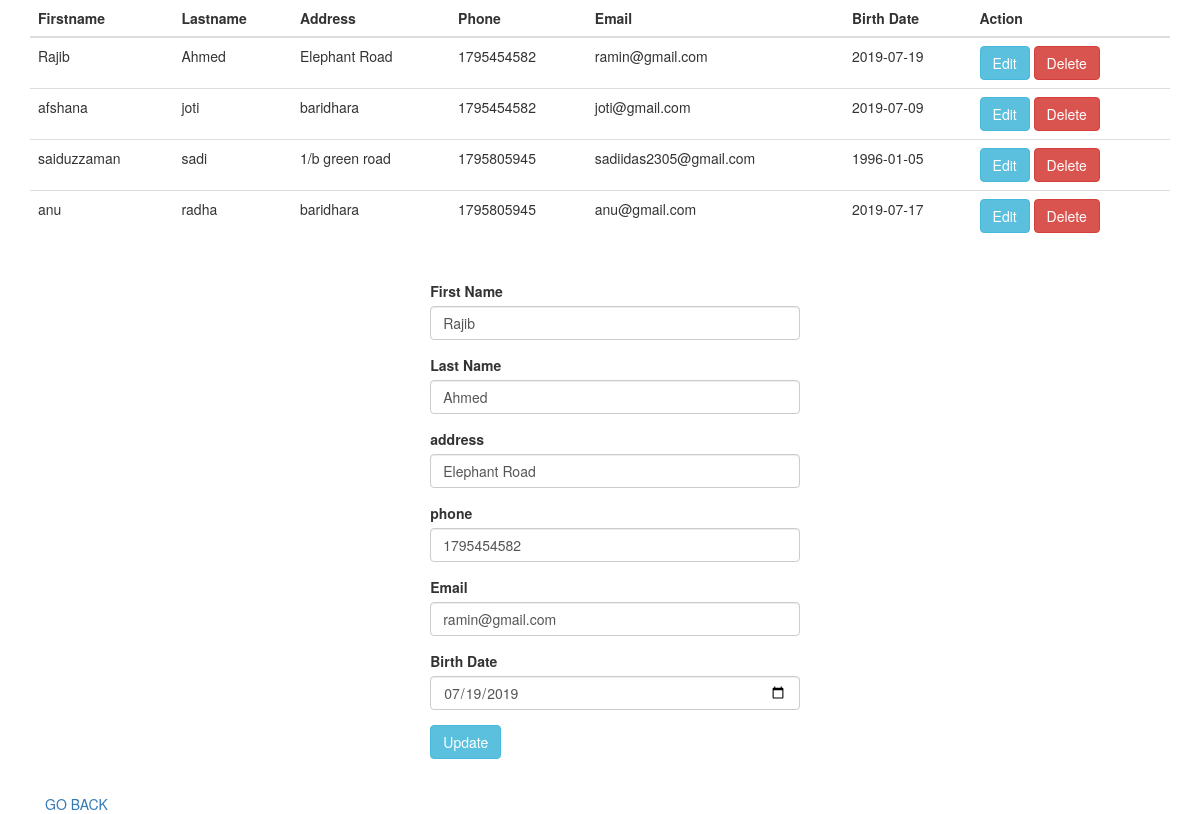
Screenshot of /book.php?edit=3 with the database file from the repository.
### tables this page shows
CREATE TABLE `book` (
  `id` int(11) NOT NULL,
  `firstname` varchar(255) NOT NULL,
  `lastname` varchar(255) NOT NULL,
  `address` varchar(255) NOT NULL,
  `phone` int(50) NOT NULL,
  `email` varchar(255) NOT NULL,
  `birthdate` varchar(255) NOT NULL
);

### process.php (called while the page is built, shortened)
<?php
	$mysqli = new mysqli('localhost', 'root', '', 'bitmascot') or die(mysqli_error($mysqli));
	if (isset($_GET['edit'])) {
		$id = $_GET['edit'];
		$update = true;
		$result = $mysqli->query("SELECT * FROM book WHERE id=$id") or die($mysqli->error());
		if (count($result)==1) {
			$row = $result->fetch_array();
			$firstname = $row['firstname'];
			$lastname = $row['lastname'];
			$address = $row['address'];
			$phone = $row['phone'];
			$email = $row['email'];
			$birthdate = $row['birthdate'];
		}
	}
 ?>

### book.php (the view, shortened to what this page needs)
<!DOCTYPE html>
<html>
<head>
	<link rel="stylesheet" type="text/css" href="css/all.min.css">
	<link rel="stylesheet" type="text/css" href="css/bootstrap.min.css">
</head>
<body>
		<?php require_once 'process.php'; ?>
		<div class="container">
		<?php
			$mysqli = new mysqli('localhost', 'root', '', 'bitmascot') or die(mysqli_error($mysqli));
			$result = $mysqli->query("SELECT * FROM book") or die($mysqli->error);
		?>
			<div class="row container">
				<table class="table">
					<thead>
						<tr>
							<th>Firstname</th>
							<th>Lastname</th>
							<th>Address</th>
							<th>Phone</th>
							<th>Email</th>
							<th>Birth Date</th>
							<th colspan="2">Action</th>
						</tr>
					</thead>
					<?php
						while($row = $result->fetch_assoc()):
					?>
					<tr>
						<td><?php echo $row['firstname'] ?></td>
						<td><?php echo $row['lastname'] ?></td>
						<td><?php echo $row['address'] ?></td>
						<td><?php echo $row['phone'] ?></td>
						<td><?php echo $row['email'] ?></td>
						<td><?php echo $row['birthdate'] ?></td>
						<td>
							<a href="book.php?edit=<?php echo $row['id']; ?>" class="btn btn-info">Edit</a>
							<a href="process.php?delete=<?php echo $row['id']; ?>" class="btn btn-danger">Delete</a>
						</td>
					</tr>
				<?php endwhile; ?>
				</table>
			</div>
		<div class="container">
			<div class="row">
					<form action="process.php" method="POST" style="width: 35%; margin: 0px auto; padding: 20px;">
						<div class="form-group">
							<label>First Name</label>
							<input type="text" name="firstname" class="form-control" value="<?php echo $firstname; ?>" placeholder="Enter Your First Name">
						</div>
						<div class="form-group">
							<label>Last Name</label>
							<input type="text" name="lastname" class="form-control" value="<?php echo $lastname; ?>" placeholder="Enter Your Last Name">
						</div>
						<div class="form-group">
							<label>address</label>
							<input type="text" name="address" class="form-control" value="<?php echo $address; ?>" placeholder="Enter address">
						</div>
						<div class="form-group">
							<label>phone</label>
							<input type="text" name="phone" class="form-control" value="<?php echo $phone; ?>" placeholder="Enter phone Number">
						</div>
						<div class="form-group">
							<label>Email</label>
							<input type="email" name="email" class="form-control" value="<?php echo $email; ?>" placeholder="Enter Email address">
						</div>
						<div class="form-group">
							<label>Birth Date</label>
							<input type="date" name="birthdate" class="form-control" value="<?php echo $birthdate; ?>" placeholder="Enter Your Birth Date">
						</div>
						<div class="form-group">
							<?php
								if ($update == true):
							?>
							<button type="submit" class="btn btn-info" name="update">Update</button>
							<?php else: ?>
							<button type="submit" class="btn btn-primary" name="save">Save</button>
							<?php endif ?>
						</div>
					</form>
			</div>
			<div>
				<a href="home.php" style="text-align: left;">GO BACK</a>
			</div>
		</div>
	</div>
</body>
</html>

### rows the page displays
book: firstname "Rajib", lastname "Ahmed", address "Elephant Road", phone "1795454582", email "ramin@gmail.com", birthdate "2019-07-19", birthdate "07/19/2019"
book: firstname "afshana", lastname "joti", address "baridhara", phone "1795454582", email "joti@gmail.com", birthdate "2019-07-09"
book: firstname "saiduzzaman", lastname "sadi", address "1/b green road", phone "1795805945", email "sadiidas2305@gmail.com", birthdate "1996-01-05"
book: firstname "anu", lastname "radha", address "baridhara", phone "1795805945", email "anu@gmail.com", birthdate "2019-07-17"
